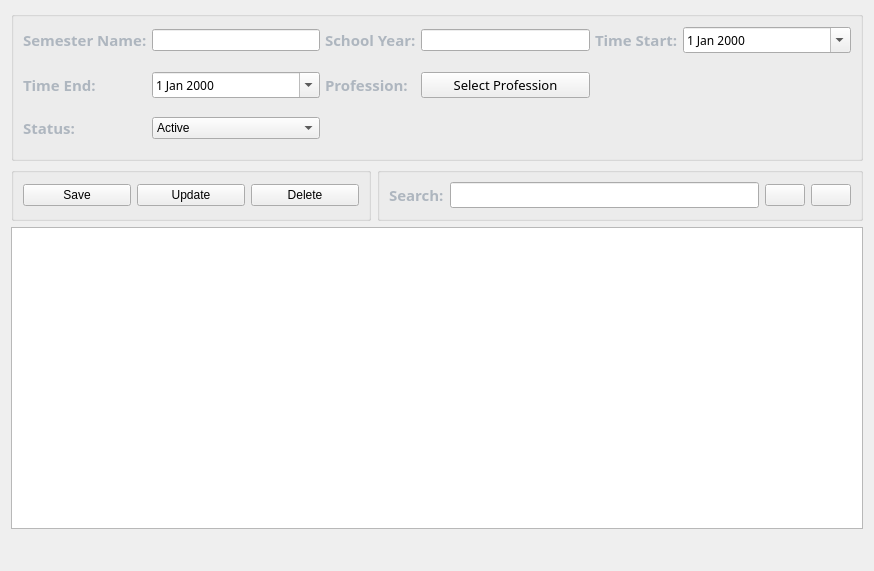
<?xml version="1.0" encoding="UTF-8"?>
<ui version="4.0">
 <class>FrmManageUsers</class>
 <widget class="QWidget" name="FrmManageUsers">
  <property name="geometry">
   <rect>
    <x>0</x>
    <y>0</y>
    <width>874</width>
    <height>571</height>
   </rect>
  </property>
  <property name="windowTitle">
   <string>Form</string>
  </property>
  <property name="styleSheet">
   <string notr="true"/>
  </property>
  <layout class="QGridLayout" name="gridLayout">
   <item row="3" column="0" colspan="2">
    <widget class="QTableWidget" name="TableSemesters"/>
   </item>
   <item row="0" column="0" colspan="2">
    <widget class="QGroupBox" name="groupBoxOne">
     <property name="sizePolicy">
      <sizepolicy hsizetype="Preferred" vsizetype="Preferred">
       <horstretch>0</horstretch>
       <verstretch>0</verstretch>
      </sizepolicy>
     </property>
     <property name="minimumSize">
      <size>
       <width>850</width>
       <height>150</height>
      </size>
     </property>
     <property name="title">
      <string/>
     </property>
     <layout class="QGridLayout" name="gridLayout_2">
      <property name="leftMargin">
       <number>9</number>
      </property>
      <property name="topMargin">
       <number>0</number>
      </property>
      <property name="bottomMargin">
       <number>9</number>
      </property>
      <property name="horizontalSpacing">
       <number>5</number>
      </property>
      <property name="verticalSpacing">
       <number>9</number>
      </property>
      <item row="0" column="0">
       <widget class="QLabel" name="label">
        <property name="font">
         <font>
          <family>Century Gothic</family>
          <pointsize>11</pointsize>
          <weight>75</weight>
          <bold>true</bold>
         </font>
        </property>
        <property name="styleSheet">
         <string notr="true">QLabel{
color: rgb(174, 182, 191);
}</string>
        </property>
        <property name="text">
         <string>Semester Name:</string>
        </property>
       </widget>
      </item>
      <item row="0" column="2">
       <widget class="QLabel" name="label_2">
        <property name="font">
         <font>
          <family>Century Gothic</family>
          <pointsize>11</pointsize>
          <weight>75</weight>
          <bold>true</bold>
         </font>
        </property>
        <property name="styleSheet">
         <string notr="true">QLabel{
color: rgb(174, 182, 191);
}</string>
        </property>
        <property name="text">
         <string>School Year:</string>
        </property>
       </widget>
      </item>
      <item row="0" column="3">
       <widget class="QLineEdit" name="textSchoolYear">
        <property name="sizePolicy">
         <sizepolicy hsizetype="Expanding" vsizetype="Fixed">
          <horstretch>0</horstretch>
          <verstretch>0</verstretch>
         </sizepolicy>
        </property>
       </widget>
      </item>
      <item row="0" column="4">
       <widget class="QLabel" name="label_3">
        <property name="font">
         <font>
          <family>Century Gothic</family>
          <pointsize>11</pointsize>
          <weight>75</weight>
          <bold>true</bold>
         </font>
        </property>
        <property name="styleSheet">
         <string notr="true">QLabel{
color: rgb(174, 182, 191);
}</string>
        </property>
        <property name="text">
         <string>Time Start:</string>
        </property>
       </widget>
      </item>
      <item row="1" column="0">
       <widget class="QLabel" name="label_4">
        <property name="font">
         <font>
          <family>Century Gothic</family>
          <pointsize>11</pointsize>
          <weight>75</weight>
          <bold>true</bold>
         </font>
        </property>
        <property name="styleSheet">
         <string notr="true">QLabel{
color: rgb(174, 182, 191);
}</string>
        </property>
        <property name="text">
         <string>Time End:</string>
        </property>
       </widget>
      </item>
      <item row="0" column="1">
       <widget class="QLineEdit" name="textSemesterName">
        <property name="sizePolicy">
         <sizepolicy hsizetype="Expanding" vsizetype="Fixed">
          <horstretch>0</horstretch>
          <verstretch>0</verstretch>
         </sizepolicy>
        </property>
       </widget>
      </item>
      <item row="0" column="5">
       <widget class="QDateEdit" name="DteStart">
        <property name="sizePolicy">
         <sizepolicy hsizetype="Expanding" vsizetype="Fixed">
          <horstretch>0</horstretch>
          <verstretch>0</verstretch>
         </sizepolicy>
        </property>
        <property name="font">
         <font>
          <family>Century Gothic</family>
          <pointsize>9</pointsize>
         </font>
        </property>
        <property name="buttonSymbols">
         <enum>QAbstractSpinBox::UpDownArrows</enum>
        </property>
        <property name="accelerated">
         <bool>false</bool>
        </property>
        <property name="calendarPopup">
         <bool>true</bool>
        </property>
       </widget>
      </item>
      <item row="1" column="1">
       <widget class="QDateEdit" name="DteEnd">
        <property name="sizePolicy">
         <sizepolicy hsizetype="Expanding" vsizetype="Fixed">
          <horstretch>0</horstretch>
          <verstretch>0</verstretch>
         </sizepolicy>
        </property>
        <property name="font">
         <font>
          <family>Century Gothic</family>
          <pointsize>9</pointsize>
         </font>
        </property>
        <property name="buttonSymbols">
         <enum>QAbstractSpinBox::UpDownArrows</enum>
        </property>
        <property name="accelerated">
         <bool>false</bool>
        </property>
        <property name="calendarPopup">
         <bool>true</bool>
        </property>
       </widget>
      </item>
      <item row="1" column="2">
       <widget class="QLabel" name="label_7">
        <property name="font">
         <font>
          <family>Century Gothic</family>
          <pointsize>11</pointsize>
          <weight>75</weight>
          <bold>true</bold>
         </font>
        </property>
        <property name="styleSheet">
         <string notr="true">QLabel{
color: rgb(174, 182, 191);
}</string>
        </property>
        <property name="text">
         <string>Profession:</string>
        </property>
       </widget>
      </item>
      <item row="1" column="3">
       <widget class="QPushButton" name="BtnProfession">
        <property name="sizePolicy">
         <sizepolicy hsizetype="Expanding" vsizetype="Fixed">
          <horstretch>0</horstretch>
          <verstretch>0</verstretch>
         </sizepolicy>
        </property>
        <property name="minimumSize">
         <size>
          <width>0</width>
          <height>22</height>
         </size>
        </property>
        <property name="font">
         <font>
          <family>Century Gothic</family>
          <pointsize>10</pointsize>
         </font>
        </property>
        <property name="text">
         <string>Select Profession</string>
        </property>
       </widget>
      </item>
      <item row="1" column="4" colspan="2">
       <widget class="QLabel" name="LblProfession">
        <property name="text">
         <string/>
        </property>
        <property name="alignment">
         <set>Qt::AlignCenter</set>
        </property>
       </widget>
      </item>
      <item row="2" column="0">
       <widget class="QLabel" name="label_9">
        <property name="font">
         <font>
          <family>Century Gothic</family>
          <pointsize>11</pointsize>
          <weight>75</weight>
          <bold>true</bold>
         </font>
        </property>
        <property name="styleSheet">
         <string notr="true">QLabel{
color: rgb(174, 182, 191);
}</string>
        </property>
        <property name="text">
         <string>Status:</string>
        </property>
       </widget>
      </item>
      <item row="2" column="1">
       <widget class="QComboBox" name="CboStatus">
        <property name="minimumSize">
         <size>
          <width>0</width>
          <height>22</height>
         </size>
        </property>
        <item>
         <property name="text">
          <string>Active</string>
         </property>
        </item>
        <item>
         <property name="text">
          <string>Not Active</string>
         </property>
        </item>
       </widget>
      </item>
     </layout>
    </widget>
   </item>
   <item row="2" column="0">
    <widget class="QGroupBox" name="groupBoxTwo">
     <property name="minimumSize">
      <size>
       <width>360</width>
       <height>54</height>
      </size>
     </property>
     <property name="title">
      <string/>
     </property>
     <layout class="QGridLayout" name="gridLayout_3">
      <property name="bottomMargin">
       <number>9</number>
      </property>
      <property name="spacing">
       <number>6</number>
      </property>
      <item row="0" column="0">
       <widget class="QPushButton" name="BtnSaveSemester">
        <property name="styleSheet">
         <string notr="true"/>
        </property>
        <property name="text">
         <string>Save</string>
        </property>
        <property name="icon">
         <iconset>
          <normaloff>../../Assets/Images/IMG-Save.png</normaloff>../../Assets/Images/IMG-Save.png</iconset>
        </property>
        <property name="iconSize">
         <size>
          <width>32</width>
          <height>32</height>
         </size>
        </property>
       </widget>
      </item>
      <item row="0" column="1">
       <widget class="QPushButton" name="BtnUpdateSemester">
        <property name="styleSheet">
         <string notr="true"/>
        </property>
        <property name="text">
         <string>Update</string>
        </property>
        <property name="icon">
         <iconset>
          <normaloff>../../Assets/Images/IMG-Update.png</normaloff>../../Assets/Images/IMG-Update.png</iconset>
        </property>
        <property name="iconSize">
         <size>
          <width>32</width>
          <height>32</height>
         </size>
        </property>
       </widget>
      </item>
      <item row="0" column="2">
       <widget class="QPushButton" name="BtnDeleteSemester">
        <property name="styleSheet">
         <string notr="true"/>
        </property>
        <property name="text">
         <string>Delete</string>
        </property>
        <property name="icon">
         <iconset>
          <normaloff>../../Assets/Images/IMG-Delete.png</normaloff>../../Assets/Images/IMG-Delete.png</iconset>
        </property>
        <property name="iconSize">
         <size>
          <width>32</width>
          <height>32</height>
         </size>
        </property>
       </widget>
      </item>
     </layout>
    </widget>
   </item>
   <item row="2" column="1">
    <widget class="QGroupBox" name="groupBoxThree">
     <property name="minimumSize">
      <size>
       <width>480</width>
       <height>50</height>
      </size>
     </property>
     <property name="title">
      <string/>
     </property>
     <layout class="QGridLayout" name="gridLayout_4">
      <item row="0" column="0">
       <widget class="QLabel" name="label_8">
        <property name="font">
         <font>
          <family>Century Gothic</family>
          <pointsize>11</pointsize>
          <weight>75</weight>
          <bold>true</bold>
         </font>
        </property>
        <property name="styleSheet">
         <string notr="true">QLabel{
color: rgb(174, 182, 191);}</string>
        </property>
        <property name="text">
         <string>Search:</string>
        </property>
       </widget>
      </item>
      <item row="0" column="1">
       <widget class="QLineEdit" name="textSearch">
        <property name="font">
         <font>
          <family>Century Gothic</family>
          <pointsize>10</pointsize>
         </font>
        </property>
        <property name="styleSheet">
         <string notr="true"/>
        </property>
       </widget>
      </item>
      <item row="0" column="2">
       <widget class="QPushButton" name="BtnFiltersSemester">
        <property name="styleSheet">
         <string notr="true"/>
        </property>
        <property name="text">
         <string/>
        </property>
        <property name="icon">
         <iconset>
          <normaloff>../../Assets/Images/IMG-Filter.png</normaloff>../../Assets/Images/IMG-Filter.png</iconset>
        </property>
        <property name="iconSize">
         <size>
          <width>32</width>
          <height>32</height>
         </size>
        </property>
       </widget>
      </item>
      <item row="0" column="3">
       <widget class="QPushButton" name="BtnClearFiltersSemester">
        <property name="styleSheet">
         <string notr="true"/>
        </property>
        <property name="text">
         <string/>
        </property>
        <property name="icon">
         <iconset>
          <normaloff>../../Assets/Images/IMG-Delete.png</normaloff>../../Assets/Images/IMG-Delete.png</iconset>
        </property>
        <property name="iconSize">
         <size>
          <width>32</width>
          <height>32</height>
         </size>
        </property>
       </widget>
      </item>
     </layout>
    </widget>
   </item>
   <item row="4" column="0" colspan="2">
    <widget class="QLabel" name="LblMessage">
     <property name="sizePolicy">
      <sizepolicy hsizetype="Expanding" vsizetype="Fixed">
       <horstretch>0</horstretch>
       <verstretch>0</verstretch>
      </sizepolicy>
     </property>
     <property name="minimumSize">
      <size>
       <width>0</width>
       <height>25</height>
      </size>
     </property>
     <property name="font">
      <font>
       <family>Century Gothic</family>
       <pointsize>10</pointsize>
      </font>
     </property>
     <property name="text">
      <string/>
     </property>
     <property name="alignment">
      <set>Qt::AlignCenter</set>
     </property>
    </widget>
   </item>
  </layout>
 </widget>
 <tabstops>
  <tabstop>textSemesterName</tabstop>
  <tabstop>textSchoolYear</tabstop>
  <tabstop>DteStart</tabstop>
  <tabstop>DteEnd</tabstop>
  <tabstop>BtnProfession</tabstop>
  <tabstop>CboStatus</tabstop>
  <tabstop>BtnSaveSemester</tabstop>
  <tabstop>BtnUpdateSemester</tabstop>
  <tabstop>BtnDeleteSemester</tabstop>
  <tabstop>textSearch</tabstop>
  <tabstop>BtnFiltersSemester</tabstop>
  <tabstop>BtnClearFiltersSemester</tabstop>
  <tabstop>TableSemesters</tabstop>
 </tabstops>
 <resources/>
 <connections/>
</ui>
